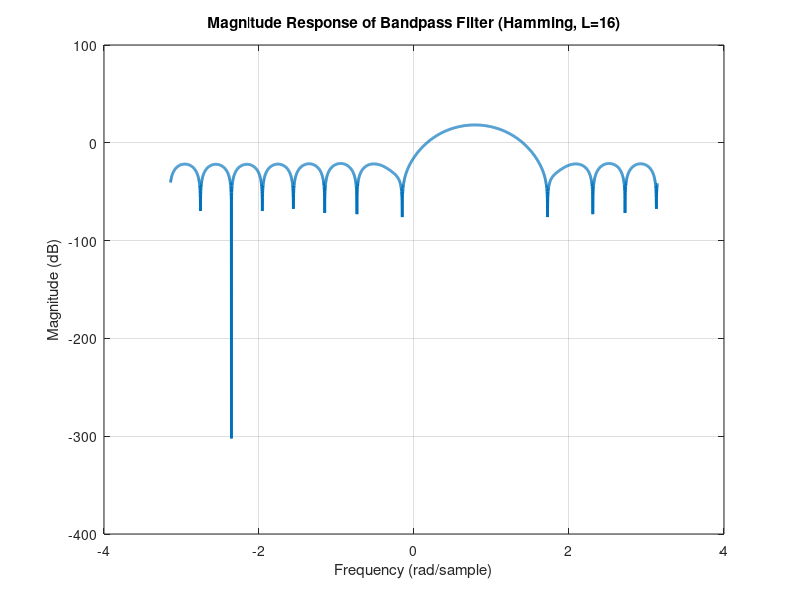
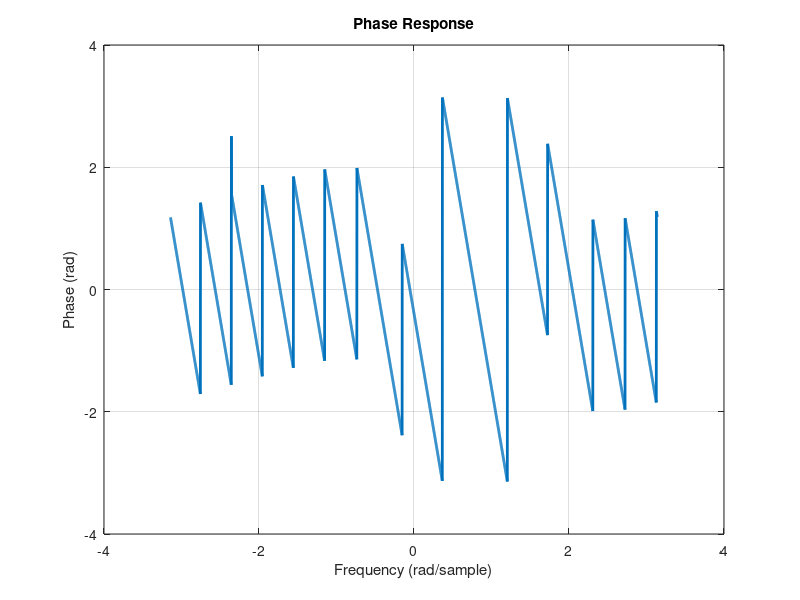

Write MATLAB code to recreate these figures, in order.
%% 参数设置
L = 16;                  % 滤波器长度
n = 0:L-1;               % 时间索引
w = hamming(L).';        % 汉明窗 (行向量)
w0 = pi/4;               % 中心频率 (可修改)

%% 冲激响应 h[n] = w[n] * exp(j*w0*n)
h = w .* exp(1j * w0 * n);

%% 频率响应
Nfft = 4096;
[H, w_axis] = freqz(h, 1, Nfft, 'whole'); 
w_axis = w_axis - pi;       % 平移到 [-pi, pi]
H = fftshift(H);

%% 绘图 - 幅度响应
figure;
plot(w_axis, 20*log10(abs(H)+eps), 'LineWidth', 2);
xlabel('Frequency (rad/sample)');
ylabel('Magnitude (dB)');
title('Magnitude Response of Bandpass Filter (Hamming, L=16)');
grid on;

%% 绘图 - 相位响应
figure;
plot(w_axis, angle(H), 'LineWidth', 2);
xlabel('Frequency (rad/sample)');
ylabel('Phase (rad)');
title('Phase Response');
grid on;
